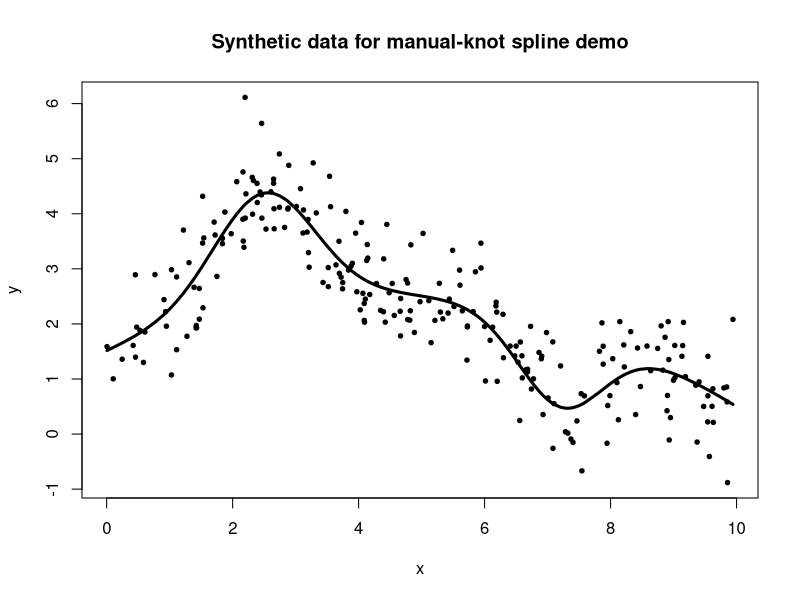
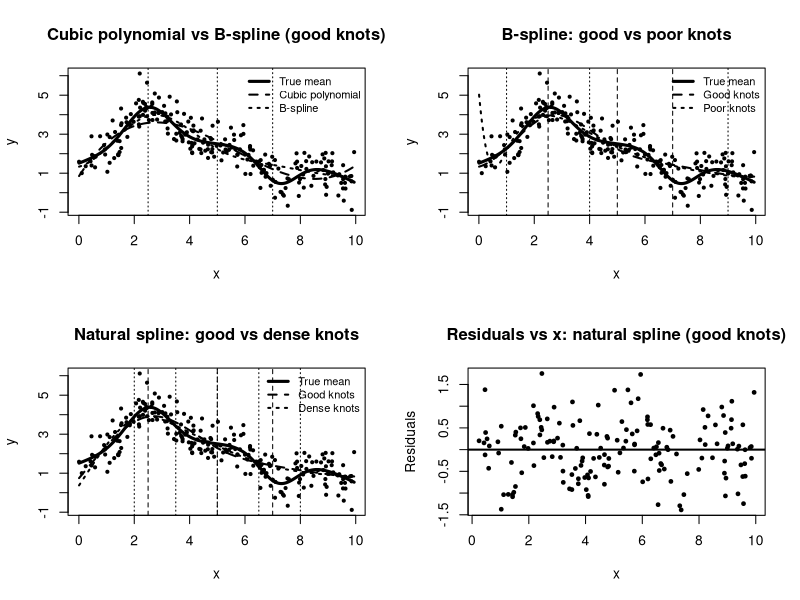
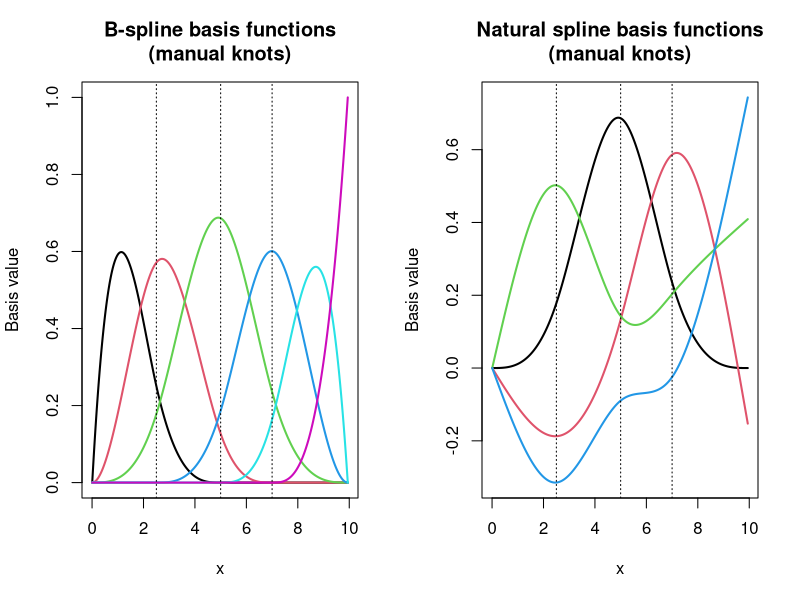

Source code (R) for these figures, in order: (Note: this script raises an error after producing the figures.)
## ============================================================
## SPLINE DEMO WITH MANUAL KNOT PLACEMENT
## Goals:
##   1. Simulate nonlinear data
##   2. Fit piecewise cubic spline models with manually chosen knots
##   3. Compare different knot placements
##   4. Visualize spline basis functions
##   5. Examine diagnostics
##   6. Compare models using test MSE and AIC
##
## Uses:
##   splines::bs()   for B-splines with manual knot placement
##   splines::ns()   for natural cubic splines with manual knot placement
## ============================================================

set.seed(123)

library(splines)

## ------------------------------------------------------------
## 1. Simulate synthetic data
## ------------------------------------------------------------
n <- 240
x <- sort(runif(n, 0, 10))

## True nonlinear mean with local features
f_true <- function(x) {
  1.5 +
    0.5 * x -
    0.06 * x^2 +
    2.0 * exp(-0.8 * (x - 2.5)^2) -
    1.5 * exp(-1.1 * (x - 7.2)^2)
}

mu <- f_true(x)
sigma <- 0.6
y <- mu + rnorm(n, sd = sigma)

dat <- data.frame(x = x, y = y, mu = mu)

## Train/test split
set.seed(456)
train_id <- sample(seq_len(n), size = round(0.7 * n))
train <- dat[train_id, ]
test  <- dat[-train_id, ]

## ------------------------------------------------------------
## 2. Initial plot
## ------------------------------------------------------------
plot(dat$x, dat$y,
     pch = 19, cex = 0.6,
     xlab = "x", ylab = "y",
     main = "Synthetic data for manual-knot spline demo")
lines(dat$x, dat$mu, lwd = 3)

cat("\nWe will fit spline models with manually chosen knots.\n")
cat("The solid curve is the true mean function.\n")

## ------------------------------------------------------------
## 3. Choose manual knot locations
## ------------------------------------------------------------
## A reasonable set: place knots near regions where curvature changes
knots_good <- c(2.5, 5.0, 7.0)

## A poorer set: knots less aligned with curvature
knots_poor <- c(1.0, 4.0, 9.0)

## A denser set
knots_dense <- c(2.0, 3.5, 5.0, 6.5, 8.0)

cat("\nManual knot choices:\n")
cat("Good knots :", paste(knots_good, collapse = ", "), "\n")
cat("Poor knots :", paste(knots_poor, collapse = ", "), "\n")
cat("Dense knots:", paste(knots_dense, collapse = ", "), "\n")

## ------------------------------------------------------------
## 4. Fit spline models with manual knots
## ------------------------------------------------------------
## Cubic B-splines
m_bs_good  <- lm(y ~ bs(x, knots = knots_good, degree = 3), data = train)
m_bs_poor  <- lm(y ~ bs(x, knots = knots_poor, degree = 3), data = train)
m_bs_dense <- lm(y ~ bs(x, knots = knots_dense, degree = 3), data = train)

## Natural cubic splines
m_ns_good  <- lm(y ~ ns(x, knots = knots_good), data = train)
m_ns_poor  <- lm(y ~ ns(x, knots = knots_poor), data = train)
m_ns_dense <- lm(y ~ ns(x, knots = knots_dense), data = train)

## Polynomial benchmark
m_cubic <- lm(y ~ x + I(x^2) + I(x^3), data = train)

models <- list(
  cubic_poly = m_cubic,
  bs_good = m_bs_good,
  bs_poor = m_bs_poor,
  bs_dense = m_bs_dense,
  ns_good = m_ns_good,
  ns_poor = m_ns_poor,
  ns_dense = m_ns_dense
)

## ------------------------------------------------------------
## 5. Plot fitted curves with knots shown
## ------------------------------------------------------------
x_grid <- seq(min(dat$x), max(dat$x), length.out = 400)
grid_df <- data.frame(x = x_grid)

pred_cubic    <- predict(m_cubic, newdata = grid_df)
pred_bs_good  <- predict(m_bs_good, newdata = grid_df)
pred_bs_poor  <- predict(m_bs_poor, newdata = grid_df)
pred_bs_dense <- predict(m_bs_dense, newdata = grid_df)
pred_ns_good  <- predict(m_ns_good, newdata = grid_df)
pred_ns_poor  <- predict(m_ns_poor, newdata = grid_df)
pred_ns_dense <- predict(m_ns_dense, newdata = grid_df)

par(mfrow = c(2, 2))

plot(dat$x, dat$y,
     pch = 19, cex = 0.5,
     xlab = "x", ylab = "y",
     main = "Cubic polynomial vs B-spline (good knots)")
lines(x_grid, f_true(x_grid), lwd = 3)
lines(x_grid, pred_cubic, lwd = 2, lty = 2)
lines(x_grid, pred_bs_good, lwd = 2, lty = 3)
abline(v = knots_good, lty = 3)
legend("topright",
       legend = c("True mean", "Cubic polynomial", "B-spline"),
       lty = c(1, 2, 3), lwd = c(3, 2, 2), bty = "n", cex = 0.8)

plot(dat$x, dat$y,
     pch = 19, cex = 0.5,
     xlab = "x", ylab = "y",
     main = "B-spline: good vs poor knots")
lines(x_grid, f_true(x_grid), lwd = 3)
lines(x_grid, pred_bs_good, lwd = 2, lty = 2)
lines(x_grid, pred_bs_poor, lwd = 2, lty = 3)
abline(v = knots_good, lty = 2)
abline(v = knots_poor, lty = 3)
legend("topright",
       legend = c("True mean", "Good knots", "Poor knots"),
       lty = c(1, 2, 3), lwd = c(3, 2, 2), bty = "n", cex = 0.8)

plot(dat$x, dat$y,
     pch = 19, cex = 0.5,
     xlab = "x", ylab = "y",
     main = "Natural spline: good vs dense knots")
lines(x_grid, f_true(x_grid), lwd = 3)
lines(x_grid, pred_ns_good, lwd = 2, lty = 2)
lines(x_grid, pred_ns_dense, lwd = 2, lty = 3)
abline(v = knots_good, lty = 2)
abline(v = knots_dense, lty = 3)
legend("topright",
       legend = c("True mean", "Good knots", "Dense knots"),
       lty = c(1, 2, 3), lwd = c(3, 2, 2), bty = "n", cex = 0.8)

plot(train$x, resid(m_ns_good),
     pch = 19, cex = 0.6,
     xlab = "x", ylab = "Residuals",
     main = "Residuals vs x: natural spline (good knots)")
abline(h = 0, lwd = 2)

par(mfrow = c(1, 1))

cat("\nTeaching point:\n")
cat("* Knot placement determines where the spline is allowed extra flexibility.\n")
cat("* Good knots are placed where the function bends or changes behavior.\n")
cat("* Poor knot placement may miss local structure or waste flexibility.\n")

## ------------------------------------------------------------
## 6. Plot basis functions directly
## ------------------------------------------------------------
## This is very useful pedagogically.
B_bs_good <- bs(x_grid, knots = knots_good, degree = 3)
B_ns_good <- ns(x_grid, knots = knots_good)

par(mfrow = c(1, 2))

matplot(x_grid, B_bs_good,
        type = "l", lty = 1, lwd = 2,
        xlab = "x", ylab = "Basis value",
        main = "B-spline basis functions\n(manual knots)")
abline(v = knots_good, lty = 3)

matplot(x_grid, B_ns_good,
        type = "l", lty = 1, lwd = 2,
        xlab = "x", ylab = "Basis value",
        main = "Natural spline basis functions\n(manual knots)")
abline(v = knots_good, lty = 3)

par(mfrow = c(1, 1))

cat("\nBasis-function interpretation:\n")
cat("* The fitted spline is a linear combination of these basis functions.\n")
cat("* Different knot placements change the basis functions, and therefore the fit.\n")

## ------------------------------------------------------------
## 7. Numeric model comparison
## ------------------------------------------------------------
mse <- function(y, yhat) mean((y - yhat)^2)

perf_tab <- data.frame(
  model = names(models),
  AIC = sapply(models, AIC),
  train_MSE = sapply(models, function(m) mse(train$y, fitted(m))),
  test_MSE = sapply(models, function(m) mse(test$y, predict(m, newdata = test)))
)

perf_tab <- perf_tab[order(perf_tab$test_MSE), ]

cat("\n--- Model comparison ---\n")
print(round(perf_tab, 3), row.names = FALSE)

cat("\nInterpretation:\n")
cat("* Compare AIC and test MSE together.\n")
cat("* A flexible spline can outperform a cubic polynomial if the truth has local features.\n")
cat("* But too many knots may increase variance and hurt test performance.\n")

## ------------------------------------------------------------
## 8. Diagnostics for selected models
## ------------------------------------------------------------
diagnose_model <- function(fit, name) {
  cat("\n============================================================\n")
  cat("Diagnostics for:", name, "\n")
  cat("============================================================\n")
  print(summary(fit))
  
  par(mfrow = c(2, 2))
  plot(fit)
  par(mfrow = c(1, 1))
  
  plot(train$x, resid(fit),
       pch = 19, cex = 0.6,
       xlab = "x", ylab = "Residuals",
       main = paste("Residuals vs x:", name))
  abline(h = 0, lwd = 2)
  
  ord <- order(train$x)
  smooth_vals <- predict(loess(resid(fit) ~ x, data = train))
  lines(train$x[ord], smooth_vals[ord], lwd = 2)
}

diagnose_model(m_cubic, "Cubic polynomial")
diagnose_model(m_ns_good, "Natural spline (good knots)")
diagnose_model(m_ns_poor, "Natural spline (poor knots)")

cat("\nDiagnostic guidance:\n")
cat("* Residual curvature suggests mean misspecification.\n")
cat("* A good spline should remove systematic residual structure better than a poor knot choice.\n")
cat("* If a model is too flexible, watch for unstable boundary behavior or leverage issues.\n")

## ------------------------------------------------------------
## 9. Confidence intervals for a manually-knotted natural spline
## ------------------------------------------------------------
pred_obj <- predict(m_ns_good, newdata = grid_df, se.fit = TRUE)
upper <- pred_obj$fit + 1.96 * pred_obj$se.fit
lower <- pred_obj$fit - 1.96 * pred_obj$se.fit

plot(dat$x, dat$y,
     pch = 19, cex = 0.5,
     xlab = "x", ylab = "y",
     main = "Natural spline with manual knots and 95% CI")
lines(x_grid, f_true(x_grid), lwd = 3)
lines(x_grid, pred_obj$fit, lwd = 2, lty = 2)
lines(x_grid, upper, lwd = 1, lty = 3)
lines(x_grid, lower, lwd = 1, lty = 3)
abline(v = knots_good, lty = 3)
legend("topright",
       legend = c("True mean", "Spline fit", "95% CI", "Knots"),
       lty = c(1, 2, 3, 3), lwd = c(3, 2, 1, 1), bty = "n", cex = 0.8)

## ------------------------------------------------------------
## 10. Manual knot placement via truncated power basis
## Optional advanced section: show equivalence in spirit
## ------------------------------------------------------------
## A cubic spline truncated power basis:
## y ~ x + x^2 + x^3 + (x-k1)_+^3 + (x-k2)_+^3 + ...
## This is pedagogically useful even if bs()/ns() are preferred in practice.

tp_basis <- function(x, knots) {
  out <- cbind(
    x,
    x^2,
    x^3
  )
  for (k in knots) {
    out <- cbind(out, pmax(x - k, 0)^3)
  }
  colnames(out) <- c("x", "x2", "x3", paste0("tp_", knots))
  out
}

B_tp <- tp_basis(train$x, knots_good)
tp_df <- data.frame(y = train$y, B_tp)

m_tp <- lm(y ~ ., data = tp_df)

## Predict on grid
B_tp_grid <- tp_basis(x_grid, knots_good)
grid_tp <- data.frame(B_tp_grid)
pred_tp <- predict(m_tp, newdata = grid_tp)

plot(dat$x, dat$y,
     pch = 19, cex = 0.5,
     xlab = "x", ylab = "y",
     main = "Truncated power basis spline (manual knots)")
lines(x_grid, f_true(x_grid), lwd = 3)
lines(x_grid, pred_tp, lwd = 2, lty = 2)
abline(v = knots_good, lty = 3)
legend("topright",
       legend = c("True mean", "Truncated power spline", "Knots"),
       lty = c(1, 2, 3), lwd = c(3, 2, 1), bty = "n", cex = 0.8)

cat("\nAdvanced point:\n")
cat("* The truncated power basis gives a direct mathematical construction of a spline-like fit.\n")
cat("* In practice, bs() and ns() are preferred for numerical stability.\n")

## ------------------------------------------------------------
## 11. Final teaching summary
## ------------------------------------------------------------
cat("\n============================================================\n")
cat("FINAL TEACHING SUMMARY\n")
cat("============================================================\n")
cat("1. Manual knot placement lets you decide where the model needs local flexibility.\n")
cat("2. Knots should usually be placed where the function bends, changes slope, or has local features.\n")
cat("3. Poor knot placement can miss important structure or waste flexibility.\n")
cat("4. Natural splines generally behave better at the boundaries than unrestricted cubic splines.\n")
cat("5. Spline regression is still linear regression on transformed basis functions.\n")
cat("6. Use plots, residual diagnostics, and test error to assess spline quality.\n")
